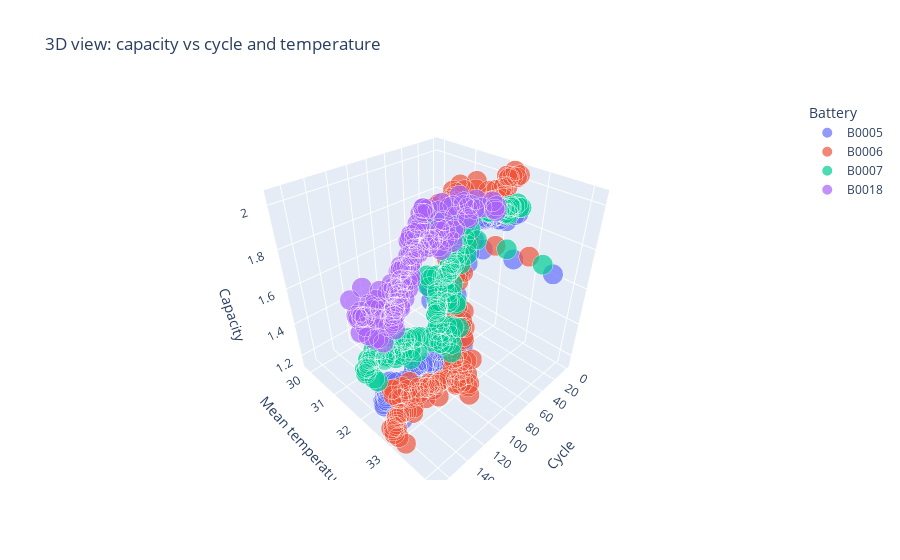

This figure's notebook cell:
### Markdown cell above
### 3.2 Thermal-Current Interactions
A 3D scatter highlights how operating temperature and mean current interact with cycle index to influence delivered capacity.

### Code cell
fig_capacity_3d = px.scatter_3d(
    cycle_summary,
    x='id_cycle',
    y='mean_temperature',
    z='capacity',
    color='Battery',
    size='mean_abs_current',
    hover_name='Battery',
    hover_data={'cumulative_hours': ':,.1f', 'mean_voltage': ':.3f', 'mean_current': ':.3f'},
    title='3D view: capacity vs cycle and temperature'
)
fig_capacity_3d.update_layout(scene=dict(xaxis_title='Cycle', yaxis_title='Mean temperature (°C)', zaxis_title='Capacity'))
fig_capacity_3d

### Figure 1 — Plotly figure (JSON) as saved in the notebook; plotly's stock layout.template omitted (floating-point values rounded to 4 significant figures; data arrays with more than 128 entries replaced by an {"elided": "..."} marker saying what was removed)
{"data": [{"customdata": {"elided": "168x3 float values"}, "hovertemplate": "<b>%{hovertext}</b><br><br>Battery=B0005<br>id_cycle=%{x}<br>mean_temperature=%{y}<br>capacity=%{z}<br>mean_abs_current=%{marker.size}<br>cumulative_hours=%{customdata[0]:,.1f}<br>mean_voltage=%{customdata[1]:.3f}<br>mean_current=%{customdata[2]:.3f}<extra></extra>", "hovertext": {"elided": "168 str values"}, "legendgroup": "B0005", "marker": {"color": "#636efa", "size": {"elided": "168 float values"}, "sizemode": "area", "sizeref": 0.005033, "symbol": "circle"}, "mode": "markers", "name": "B0005", "scene": "scene", "showlegend": true, "type": "scatter3d", "x": {"elided": "168 int values"}, "y": {"elided": "168 float values"}, "z": {"elided": "168 float values"}}, {"customdata": {"elided": "168x3 float values"}, "hovertemplate": "<b>%{hovertext}</b><br><br>Battery=B0006<br>id_cycle=%{x}<br>mean_temperature=%{y}<br>capacity=%{z}<br>mean_abs_current=%{marker.size}<br>cumulative_hours=%{customdata[0]:,.1f}<br>mean_voltage=%{customdata[1]:.3f}<br>mean_current=%{customdata[2]:.3f}<extra></extra>", "hovertext": {"elided": "168 str values"}, "legendgroup": "B0006", "marker": {"color": "#EF553B", "size": {"elided": "168 float values"}, "sizemode": "area", "sizeref": 0.005033, "symbol": "circle"}, "mode": "markers", "name": "B0006", "scene": "scene", "showlegend": true, "type": "scatter3d", "x": {"elided": "168 int values"}, "y": {"elided": "168 float values"}, "z": {"elided": "168 float values"}}, {"customdata": {"elided": "168x3 float values"}, "hovertemplate": "<b>%{hovertext}</b><br><br>Battery=B0007<br>id_cycle=%{x}<br>mean_temperature=%{y}<br>capacity=%{z}<br>mean_abs_current=%{marker.size}<br>cumulative_hours=%{customdata[0]:,.1f}<br>mean_voltage=%{customdata[1]:.3f}<br>mean_current=%{customdata[2]:.3f}<extra></extra>", "hovertext": {"elided": "168 str values"}, "legendgroup": "B0007", "marker": {"color": "#00cc96", "size": {"elided": "168 float values"}, "sizemode": "area", "sizeref": 0.005033, "symbol": "circle"}, "mode": "markers", "name": "B0007", "scene": "scene", "showlegend": true, "type": "scatter3d", "x": {"elided": "168 int values"}, "y": {"elided": "168 float values"}, "z": {"elided": "168 float values"}}, {"customdata": {"elided": "132x3 float values"}, "hovertemplate": "<b>%{hovertext}</b><br><br>Battery=B0018<br>id_cycle=%{x}<br>mean_temperature=%{y}<br>capacity=%{z}<br>mean_abs_current=%{marker.size}<br>cumulative_hours=%{customdata[0]:,.1f}<br>mean_voltage=%{customdata[1]:.3f}<br>mean_current=%{customdata[2]:.3f}<extra></extra>", "hovertext": {"elided": "132 str values"}, "legendgroup": "B0018", "marker": {"color": "#ab63fa", "size": {"elided": "132 float values"}, "sizemode": "area", "sizeref": 0.005033, "symbol": "circle"}, "mode": "markers", "name": "B0018", "scene": "scene", "showlegend": true, "type": "scatter3d", "x": {"elided": "132 int values"}, "y": {"elided": "132 float values"}, "z": {"elided": "132 float values"}}], "layout": {"legend": {"itemsizing": "constant", "title": {"text": "Battery"}, "tracegroupgap": 0}, "scene": {"domain": {"x": [0, 1], "y": [0, 1]}, "xaxis": {"title": {"text": "Cycle"}}, "yaxis": {"title": {"text": "Mean temperature (°C)"}}, "zaxis": {"title": {"text": "Capacity"}}}, "title": {"text": "3D view: capacity vs cycle and temperature"}}}
